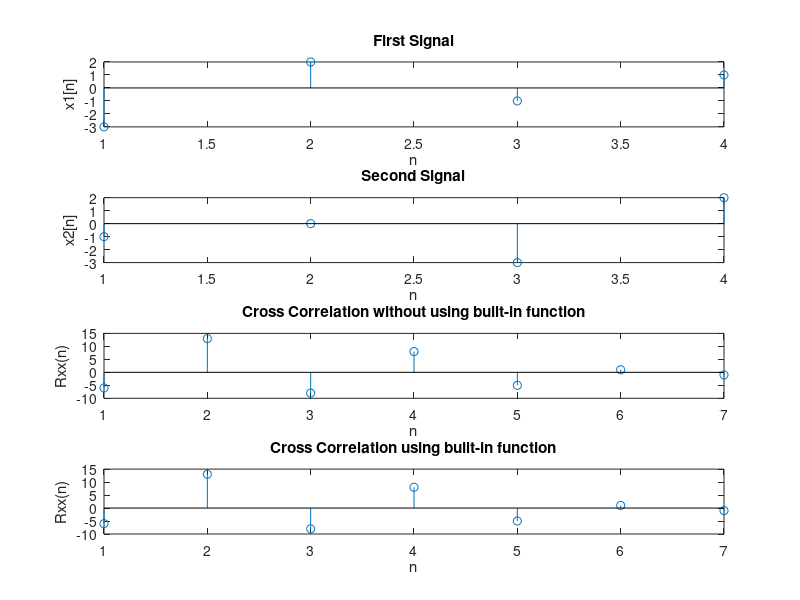

The MATLAB script that drew this image:
clc;
clear all;
x11 = [-3, 2, -1, 1]; 
%x11 = input('1st sequence : ');
l = length(x11);

x22 = [-1, 0, -3, 2];
%x12 = input('2nd sequence : ');
m= length(x22);

x1 = [zeros(1,l-1),x11, zeros(1,l-1)];
N = length(x1);
x2 = [x22, zeros(1,N-l)];
rxx = zeros(1, 2*l-1); 
for i=1:2*l-1
    for j=1:2*l-1
        rxx(i)=rxx(i)+x1(j)*x2(j);
    end
    x2 = circshift(x2,1);
end

rxx0 = xcorr(x11,x22);

subplot(4,1,1); stem(x11); xlabel('n');
ylabel('x1[n]'); title('First Signal');

subplot(4,1,2); stem(x22); xlabel('n');
ylabel('x2[n]'); title('Second Signal');

subplot(4,1,3); stem(rxx); xlabel('n');
ylabel('Rxx(n)'); title('Cross Correlation without using built-in function');

subplot(4,1,4); stem(rxx0); xlabel('n');
ylabel('Rxx(n)'); title('Cross Correlation using built-in function');